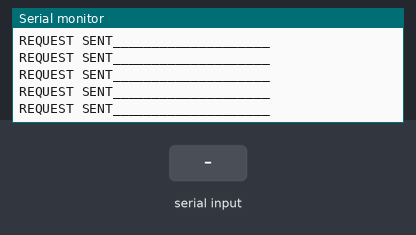
This sketch was run on a simulated Arduino Mega 2560, built with avr-gcc and run on an emulated ATmega2560. Shown: the last lines printed to the serial monitor. The inputs (shaded band) are chosen by the test bench.

Above: at 1.2 s.
1.3 s: "90,45,200,10,150,30\n" received over the second serial link
At 1.8 s:
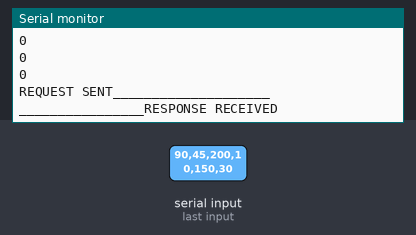
2.9 s: "90,45,200\n" received over the second serial link
At 3.4 s:
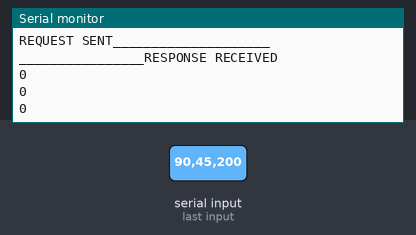
5.9 s: "30,150,10\n" received over the second serial link
8.9 s: "90,45\n" received over the second serial link
At 9.4 s:
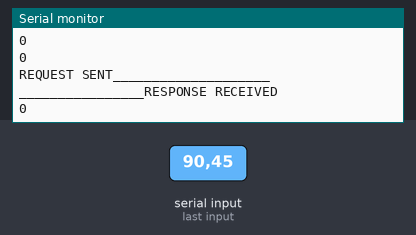
11.9 s: "30,150\n" received over the second serial link
At 12.6 s:
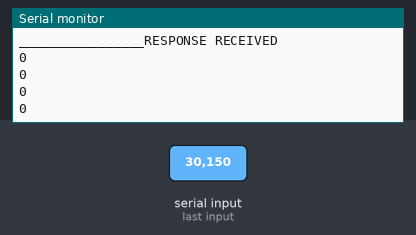

Measured:
- after the input at 1.3 s, the serial monitor: prints a new line after 0.12 s (image 1)

The sketch:

TheTennisPlayingRobotCommunicationTest.ino
```cpp
char val;
int leftorright;
int downorup,baseycorrection;
int cworccw,basethetacorrection;
int hitcommand,encoderangle,prevangleconstant;
int senseValue, pwmvalue;
int angleconstant;

void setup()
{
  Serial.begin(9600);
  Serial3.begin(9600);
}

void loop()
{
  Serial3.write('z');
  delay(1);
  Serial.println("REQUEST SENT____________________");
  if (Serial3.available() > 15  )
  {
    Serial.println("________________RESPONSE RECEIVED");
    val = Serial3.read();

    if (val == 'a')
    {
      leftorright = Serial3.parseInt();
      downorup = Serial3.parseInt();
      baseycorrection=Serial3.parseInt();
      cworccw=Serial3.parseInt();
      basethetacorrection=Serial3.parseInt();
      hitcommand=Serial3.parseInt();
      encoderangle=Serial3.parseInt();
    }

    Serial.println(leftorright);
    Serial.println(downorup);
    Serial.println(baseycorrection);
    Serial.println(cworccw);
    Serial.println(basethetacorrection);
    Serial.println(hitcommand);
    Serial.println(encoderangle);


  }

}
```
